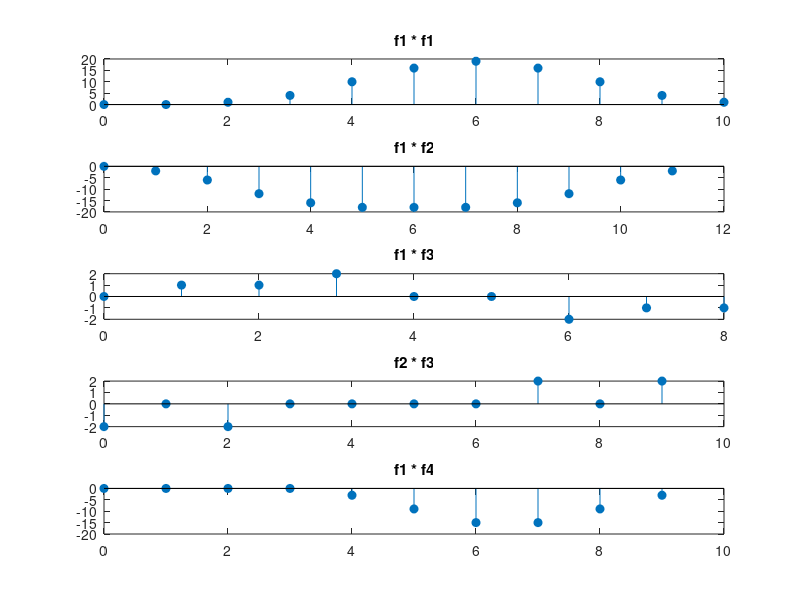

Write the MATLAB code that produced this figure.
f1 = [0,1,2,3,2,1];
f2 = [-2,-2,-2,-2,-2,-2,-2];
f3 = [1,-1,1,-1];
f4 = [0,0,0,-3,-3];

% Compute convolutions
c1 = conv(f1, f1);
c2 = conv(f1, f2);
c3 = conv(f1, f3);
c4 = conv(f2, f3);
c5 = conv(f1, f4);

figure;

subplot(5,1,1);
stem(0:length(c1)-1, c1, 'filled');
title('f1 * f1');

subplot(5,1,2);
stem(0:length(c2)-1, c2, 'filled');
title('f1 * f2');

subplot(5,1,3);
stem(0:length(c3)-1, c3, 'filled');
title('f1 * f3');

subplot(5,1,4);
stem(0:length(c4)-1, c4, 'filled');
title('f2 * f3');

subplot(5,1,5);
stem(0:length(c5)-1, c5, 'filled');
title('f1 * f4');
